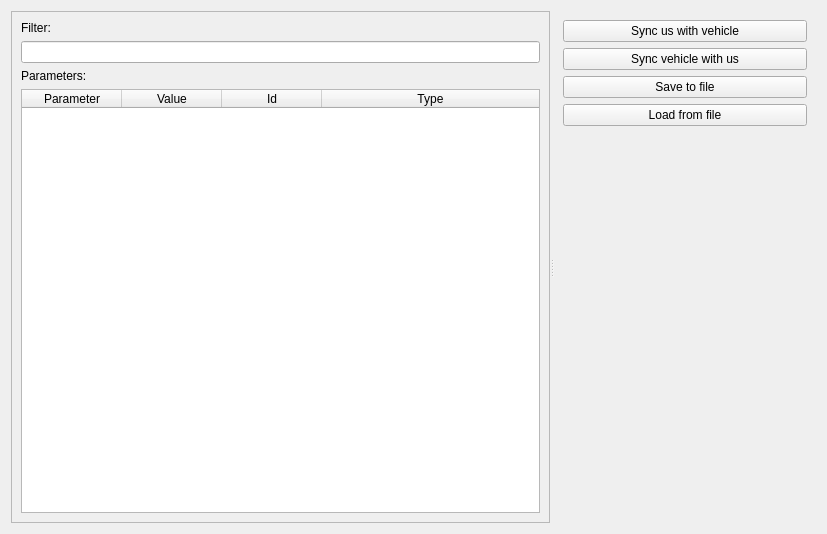
<?xml version="1.0" encoding="UTF-8"?>
<ui version="4.0">
 <class>ParameterList</class>
 <widget class="QWidget" name="ParameterList">
  <property name="geometry">
   <rect>
    <x>0</x>
    <y>0</y>
    <width>827</width>
    <height>534</height>
   </rect>
  </property>
  <property name="windowTitle">
   <string>Parameters List</string>
  </property>
  <layout class="QGridLayout" name="gridLayout">
   <item row="0" column="0">
    <widget class="QSplitter" name="splitter">
     <property name="orientation">
      <enum>Qt::Orientation::Horizontal</enum>
     </property>
     <widget class="QFrame" name="frame_2">
      <property name="frameShape">
       <enum>QFrame::Shape::StyledPanel</enum>
      </property>
      <property name="frameShadow">
       <enum>QFrame::Shadow::Raised</enum>
      </property>
      <layout class="QVBoxLayout" name="verticalLayout_2">
       <item>
        <widget class="QLabel" name="label">
         <property name="text">
          <string>Filter:</string>
         </property>
        </widget>
       </item>
       <item>
        <widget class="QLineEdit" name="lineEdit"/>
       </item>
       <item>
        <widget class="QLabel" name="label_2">
         <property name="text">
          <string>Parameters:</string>
         </property>
        </widget>
       </item>
       <item>
        <widget class="QTableWidget" name="parameterList">
         <property name="sizeAdjustPolicy">
          <enum>QAbstractScrollArea::SizeAdjustPolicy::AdjustIgnored</enum>
         </property>
         <property name="alternatingRowColors">
          <bool>true</bool>
         </property>
         <property name="sortingEnabled">
          <bool>true</bool>
         </property>
         <attribute name="horizontalHeaderCascadingSectionResizes">
          <bool>false</bool>
         </attribute>
         <attribute name="horizontalHeaderStretchLastSection">
          <bool>true</bool>
         </attribute>
         <attribute name="verticalHeaderCascadingSectionResizes">
          <bool>false</bool>
         </attribute>
         <column>
          <property name="text">
           <string>Parameter</string>
          </property>
         </column>
         <column>
          <property name="text">
           <string>Value</string>
          </property>
         </column>
         <column>
          <property name="text">
           <string>Id</string>
          </property>
         </column>
         <column>
          <property name="text">
           <string>Type</string>
          </property>
         </column>
        </widget>
       </item>
      </layout>
     </widget>
     <widget class="QFrame" name="frame">
      <property name="frameShape">
       <enum>QFrame::Shape::NoFrame</enum>
      </property>
      <layout class="QVBoxLayout" name="verticalLayout">
       <item>
        <widget class="QPushButton" name="syncUsWithVehicle">
         <property name="text">
          <string>Sync us with vehicle</string>
         </property>
        </widget>
       </item>
       <item>
        <widget class="QPushButton" name="syncVehicleWithUs">
         <property name="text">
          <string>Sync vehicle with us</string>
         </property>
        </widget>
       </item>
       <item>
        <widget class="QPushButton" name="saveToFileButton">
         <property name="text">
          <string>Save to file</string>
         </property>
        </widget>
       </item>
       <item>
        <widget class="QPushButton" name="loadFromFileButton">
         <property name="text">
          <string>Load from file</string>
         </property>
        </widget>
       </item>
       <item>
        <spacer name="verticalSpacer">
         <property name="orientation">
          <enum>Qt::Orientation::Vertical</enum>
         </property>
         <property name="sizeHint" stdset="0">
          <size>
           <width>20</width>
           <height>40</height>
          </size>
         </property>
        </spacer>
       </item>
      </layout>
     </widget>
    </widget>
   </item>
  </layout>
 </widget>
 <resources/>
 <connections/>
</ui>
